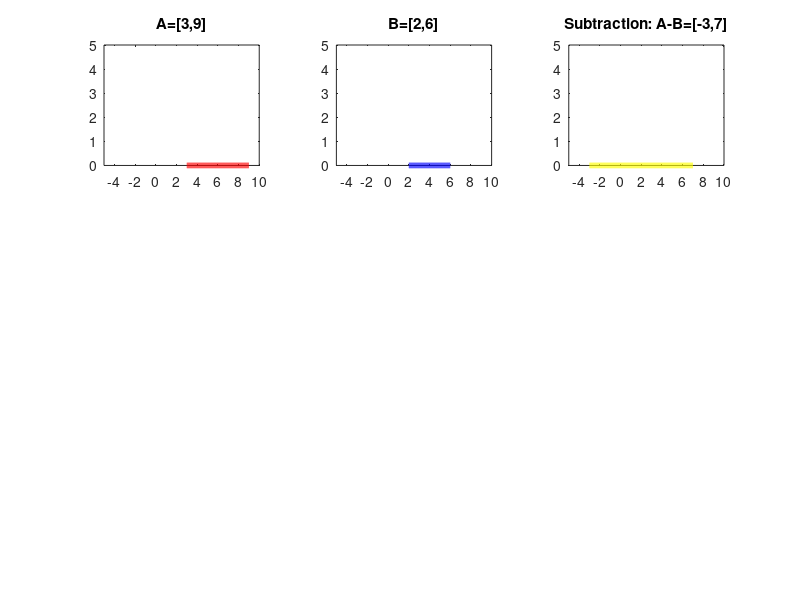

This chart was generated by the following MATLAB code:
% Shahab Sotudian-94125091

A=3:0.01:9;
B=2:0.01:6;
sizeA=size(A);
sizeB=size(B);

% Subtraction
Subtract=(A(1)-B(sizeB(2))):0.01:(A(sizeA(2))-B(1));

% Plotting
subplot(3,3,1)
y1=zeros(1,sizeA(2));
plot(A,y1,'r','linewidth',4)
title('A=[3,9]')
axis([-5,10,0,5])
subplot(332)
y2=zeros(1,sizeB(2));
plot(B,y2,'b','linewidth',4)
axis([-5,10,0,5])
title('B=[2,6]')
subplot(333)
sizeAdd=size(Subtract);
y3=zeros(1,sizeAdd(2));
plot(Subtract,y3,'y','linewidth',4)
axis([-5,10,0,5])
title('Subtraction: A-B=[-3,7]')
